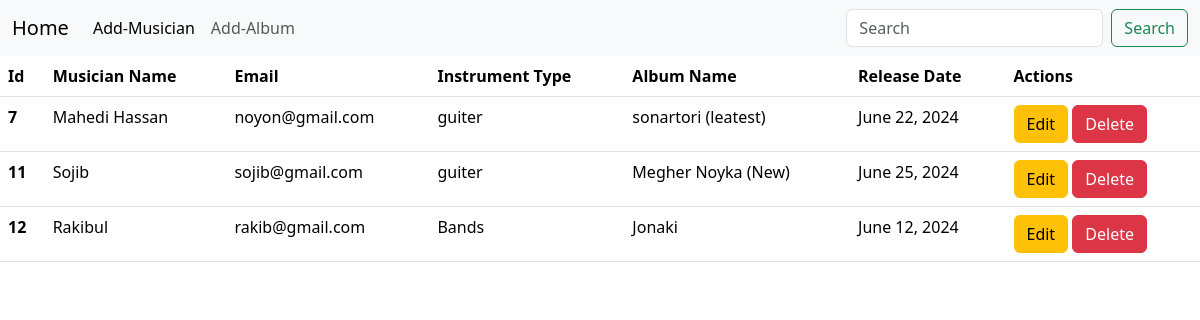
Page /album/home/ on the committed database.
### Album/models.py (models this page shows, shortened)
class AlbumForm(models.Model):
    Album_name = models.CharField(max_length=50)
    Release_Date = models.DateField(default=datetime.date.today)
    Ratings = models.IntegerField(choices=Ratings.choices,default=1)
    musician = models.ForeignKey(MusicianForm, on_delete=models.CASCADE)

### musician/models.py (models this page shows, shortened)
class MusicianForm(models.Model):
    First_name=models.CharField(max_length=50)
    Last_name=models.CharField(max_length=50)
    Email=models.EmailField()
    Phone_number=models.IntegerField()
    Instrument_type=models.CharField(max_length=50)

### Album/views.py (the view)
# urls.py: path('home/',views.home,name='homepages'),
def home(request):
    data=models.AlbumForm.objects.all()
    return render(request,'home.html',{'form':data})

### Album/templates/home.html
{% extends "base.html" %}
{% block content %}
<table class="table">
    <thead>
      <tr>
        <th scope="col">Id</th>
        <th scope="col">Musician Name</th>
        <th scope="col">Email</th>
        <th scope="col">Instrument Type</th>
        <th scope="col">Album Name</th>
        <th scope="col">Release Date</th>
        <th scope="col">Actions</th>
      </tr>
    </thead>
    <tbody>
    {% for val in form %}
      <tr>
        <th scope="row">{{ val.id }}</th>
        <td><a style='text-decoration: none; color: black;' href='{% url "edited" val.id %}'>{{ val.musician.First_name }}</a></td>
        <td>{{val.musician.Email}}</td>
        <td>{{val.musician.Instrument_type}}</td>
        <td>{{val.Album_name}}</td>
        <td>{{val.Release_Date}}</td>
        <td>
          <a href="{% url "edits" val.id %}" class="btn btn-warning">Edit</a>
          <a href="{% url "deleted" val.id %}" class="btn btn-danger">Delete</a>
        </td>
      </tr>
    {% endfor %}
    </tbody>
  </table>
{% endblock %}

### templates/base.html (shortened to what this page needs)
<!doctype html>
<html lang="en">
  <head>
    <link href="https://cdn.jsdelivr.net/npm/bootstrap@5.3.3/dist/css/bootstrap.min.css" rel="stylesheet">
  </head>
  <body>
    <nav class="navbar navbar-expand-lg bg-body-tertiary">
        <div class="container-fluid">
          <a class="navbar-brand" href="{% url "homepages" %}">Home</a>
          <div class="collapse navbar-collapse" id="navbarSupportedContent">
            <ul class="navbar-nav me-auto mb-2 mb-lg-0">
              <li class="nav-item">
                <a class="nav-link active" aria-current="page" href="{% url "musician" %}">Add-Musician</a>
              </li>
              <li class="nav-item">
                <a class="nav-link" href="{% url "album" %}">Add-Album</a>
              </li>
            </ul>
            <form class="d-flex" role="search">
              <input class="form-control me-2" type="search" placeholder="Search" aria-label="Search">
              <button class="btn btn-outline-success" type="submit">Search</button>
            </form>
          </div>
        </div>
      </nav>
    {% block content %}
    {% endblock %}
  </body>
</html>

### rows in the picture
AlbumForm: id "7", musician.First_name "Mahedi Hassan", musician.Email "noyon@gmail.com", musician.Instrument_type "guiter", Album_name "sonartori (leatest)", Release_Date "June 22, 2024"
AlbumForm: id "11", musician.First_name "Sojib", musician.Email "sojib@gmail.com", musician.Instrument_type "guiter", Album_name "Megher Noyka (New)", Release_Date "June 25, 2024"
AlbumForm: id "12", musician.First_name "Rakibul", musician.Email "rakib@gmail.com", musician.Instrument_type "Bands", Album_name "Jonaki", Release_Date "June 12, 2024"
